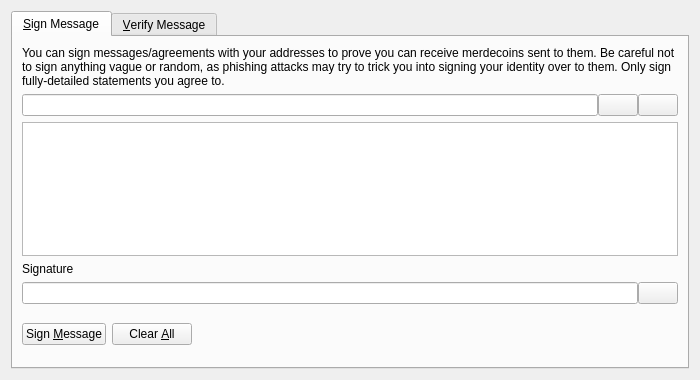
<?xml version="1.0" encoding="UTF-8"?>
<ui version="4.0">
 <class>SignVerifyMessageDialog</class>
 <widget class="QDialog" name="SignVerifyMessageDialog">
  <property name="geometry">
   <rect>
    <x>0</x>
    <y>0</y>
    <width>700</width>
    <height>380</height>
   </rect>
  </property>
  <property name="windowTitle">
   <string>Signatures - Sign / Verify a Message</string>
  </property>
  <property name="modal">
   <bool>true</bool>
  </property>
  <layout class="QVBoxLayout" name="verticalLayout">
   <item>
    <widget class="QTabWidget" name="tabWidget">
     <property name="currentIndex">
      <number>0</number>
     </property>
     <widget class="QWidget" name="tabSignMessage">
      <attribute name="title">
       <string>&amp;Sign Message</string>
      </attribute>
      <layout class="QVBoxLayout" name="verticalLayout_SM">
       <item>
        <widget class="QLabel" name="infoLabel_SM">
         <property name="text">
          <string>You can sign messages/agreements with your addresses to prove you can receive merdecoins sent to them. Be careful not to sign anything vague or random, as phishing attacks may try to trick you into signing your identity over to them. Only sign fully-detailed statements you agree to.</string>
         </property>
         <property name="textFormat">
          <enum>Qt::PlainText</enum>
         </property>
         <property name="wordWrap">
          <bool>true</bool>
         </property>
        </widget>
       </item>
       <item>
        <layout class="QHBoxLayout" name="horizontalLayout_1_SM">
         <property name="spacing">
          <number>0</number>
         </property>
         <item>
          <widget class="QValidatedLineEdit" name="addressIn_SM">
           <property name="toolTip">
            <string>The Merdecoin address to sign the message with</string>
           </property>
          </widget>
         </item>
         <item>
          <widget class="QPushButton" name="addressBookButton_SM">
           <property name="toolTip">
            <string>Choose previously used address</string>
           </property>
           <property name="text">
            <string/>
           </property>
           <property name="icon">
            <iconset resource="../merdecoin.qrc">
             <normaloff>:/icons/address-book</normaloff>:/icons/address-book</iconset>
           </property>
           <property name="shortcut">
            <string>Alt+A</string>
           </property>
           <property name="autoDefault">
            <bool>false</bool>
           </property>
          </widget>
         </item>
         <item>
          <widget class="QPushButton" name="pasteButton_SM">
           <property name="toolTip">
            <string>Paste address from clipboard</string>
           </property>
           <property name="text">
            <string/>
           </property>
           <property name="icon">
            <iconset resource="../merdecoin.qrc">
             <normaloff>:/icons/editpaste</normaloff>:/icons/editpaste</iconset>
           </property>
           <property name="shortcut">
            <string>Alt+P</string>
           </property>
           <property name="autoDefault">
            <bool>false</bool>
           </property>
          </widget>
         </item>
        </layout>
       </item>
       <item>
        <widget class="QPlainTextEdit" name="messageIn_SM">
         <property name="toolTip">
          <string>Enter the message you want to sign here</string>
         </property>
        </widget>
       </item>
       <item>
        <widget class="QLabel" name="signatureLabel_SM">
         <property name="text">
          <string>Signature</string>
         </property>
         <property name="textFormat">
          <enum>Qt::PlainText</enum>
         </property>
        </widget>
       </item>
       <item>
        <layout class="QHBoxLayout" name="horizontalLayout_2_SM">
         <property name="spacing">
          <number>0</number>
         </property>
         <item>
          <widget class="QLineEdit" name="signatureOut_SM">
           <property name="font">
            <font>
             <italic>true</italic>
            </font>
           </property>
           <property name="readOnly">
            <bool>true</bool>
           </property>
          </widget>
         </item>
         <item>
          <widget class="QPushButton" name="copySignatureButton_SM">
           <property name="toolTip">
            <string>Copy the current signature to the system clipboard</string>
           </property>
           <property name="text">
            <string/>
           </property>
           <property name="icon">
            <iconset resource="../merdecoin.qrc">
             <normaloff>:/icons/editcopy</normaloff>:/icons/editcopy</iconset>
           </property>
           <property name="autoDefault">
            <bool>false</bool>
           </property>
          </widget>
         </item>
        </layout>
       </item>
       <item>
        <layout class="QHBoxLayout" name="horizontalLayout_3_SM">
         <item>
          <widget class="QPushButton" name="signMessageButton_SM">
           <property name="toolTip">
            <string>Sign the message to prove you own this Merdecoin address</string>
           </property>
           <property name="text">
            <string>Sign &amp;Message</string>
           </property>
           <property name="icon">
            <iconset resource="../merdecoin.qrc">
             <normaloff>:/icons/edit</normaloff>:/icons/edit</iconset>
           </property>
           <property name="autoDefault">
            <bool>false</bool>
           </property>
          </widget>
         </item>
         <item>
          <widget class="QPushButton" name="clearButton_SM">
           <property name="toolTip">
            <string>Reset all sign message fields</string>
           </property>
           <property name="text">
            <string>Clear &amp;All</string>
           </property>
           <property name="icon">
            <iconset resource="../merdecoin.qrc">
             <normaloff>:/icons/remove</normaloff>:/icons/remove</iconset>
           </property>
           <property name="autoDefault">
            <bool>false</bool>
           </property>
          </widget>
         </item>
         <item>
          <spacer name="horizontalSpacer_1_SM">
           <property name="orientation">
            <enum>Qt::Horizontal</enum>
           </property>
           <property name="sizeHint" stdset="0">
            <size>
             <width>40</width>
             <height>48</height>
            </size>
           </property>
          </spacer>
         </item>
         <item>
          <widget class="QLabel" name="statusLabel_SM">
           <property name="font">
            <font>
             <weight>75</weight>
             <bold>true</bold>
            </font>
           </property>
           <property name="text">
            <string/>
           </property>
           <property name="wordWrap">
            <bool>true</bool>
           </property>
          </widget>
         </item>
         <item>
          <spacer name="horizontalSpacer_2_SM">
           <property name="orientation">
            <enum>Qt::Horizontal</enum>
           </property>
           <property name="sizeHint" stdset="0">
            <size>
             <width>40</width>
             <height>48</height>
            </size>
           </property>
          </spacer>
         </item>
        </layout>
       </item>
      </layout>
     </widget>
     <widget class="QWidget" name="tabVerifyMessage">
      <attribute name="title">
       <string>&amp;Verify Message</string>
      </attribute>
      <layout class="QVBoxLayout" name="verticalLayout_VM">
       <item>
        <widget class="QLabel" name="infoLabel_VM">
         <property name="text">
          <string>Enter the receiver's address, message (ensure you copy line breaks, spaces, tabs, etc. exactly) and signature below to verify the message. Be careful not to read more into the signature than what is in the signed message itself, to avoid being tricked by a man-in-the-middle attack. Note that this only proves the signing party receives with the address, it cannot prove sendership of any transaction!</string>
         </property>
         <property name="textFormat">
          <enum>Qt::PlainText</enum>
         </property>
         <property name="alignment">
          <set>Qt::AlignLeading|Qt::AlignLeft|Qt::AlignTop</set>
         </property>
         <property name="wordWrap">
          <bool>true</bool>
         </property>
        </widget>
       </item>
       <item>
        <layout class="QHBoxLayout" name="horizontalLayout_1_VM">
         <property name="spacing">
          <number>0</number>
         </property>
         <item>
          <widget class="QValidatedLineEdit" name="addressIn_VM">
           <property name="toolTip">
            <string>The Merdecoin address the message was signed with</string>
           </property>
          </widget>
         </item>
         <item>
          <widget class="QPushButton" name="addressBookButton_VM">
           <property name="toolTip">
            <string>Choose previously used address</string>
           </property>
           <property name="text">
            <string/>
           </property>
           <property name="icon">
            <iconset resource="../merdecoin.qrc">
             <normaloff>:/icons/address-book</normaloff>:/icons/address-book</iconset>
           </property>
           <property name="shortcut">
            <string>Alt+A</string>
           </property>
           <property name="autoDefault">
            <bool>false</bool>
           </property>
          </widget>
         </item>
        </layout>
       </item>
       <item>
        <widget class="QPlainTextEdit" name="messageIn_VM"/>
       </item>
       <item>
        <widget class="QValidatedLineEdit" name="signatureIn_VM"/>
       </item>
       <item>
        <layout class="QHBoxLayout" name="horizontalLayout_2_VM">
         <item>
          <widget class="QPushButton" name="verifyMessageButton_VM">
           <property name="toolTip">
            <string>Verify the message to ensure it was signed with the specified Merdecoin address</string>
           </property>
           <property name="text">
            <string>Verify &amp;Message</string>
           </property>
           <property name="icon">
            <iconset resource="../merdecoin.qrc">
             <normaloff>:/icons/transaction_0</normaloff>:/icons/transaction_0</iconset>
           </property>
           <property name="autoDefault">
            <bool>false</bool>
           </property>
          </widget>
         </item>
         <item>
          <widget class="QPushButton" name="clearButton_VM">
           <property name="toolTip">
            <string>Reset all verify message fields</string>
           </property>
           <property name="text">
            <string>Clear &amp;All</string>
           </property>
           <property name="icon">
            <iconset resource="../merdecoin.qrc">
             <normaloff>:/icons/remove</normaloff>:/icons/remove</iconset>
           </property>
           <property name="autoDefault">
            <bool>false</bool>
           </property>
          </widget>
         </item>
         <item>
          <spacer name="horizontalSpacer_1_VM">
           <property name="orientation">
            <enum>Qt::Horizontal</enum>
           </property>
           <property name="sizeHint" stdset="0">
            <size>
             <width>40</width>
             <height>48</height>
            </size>
           </property>
          </spacer>
         </item>
         <item>
          <widget class="QLabel" name="statusLabel_VM">
           <property name="font">
            <font>
             <weight>75</weight>
             <bold>true</bold>
            </font>
           </property>
           <property name="text">
            <string/>
           </property>
           <property name="wordWrap">
            <bool>true</bool>
           </property>
          </widget>
         </item>
         <item>
          <spacer name="horizontalSpacer_2_VM">
           <property name="orientation">
            <enum>Qt::Horizontal</enum>
           </property>
           <property name="sizeHint" stdset="0">
            <size>
             <width>40</width>
             <height>48</height>
            </size>
           </property>
          </spacer>
         </item>
        </layout>
       </item>
      </layout>
     </widget>
    </widget>
   </item>
  </layout>
 </widget>
 <customwidgets>
  <customwidget>
   <class>QValidatedLineEdit</class>
   <extends>QLineEdit</extends>
   <header>qt/qvalidatedlineedit.h</header>
  </customwidget>
 </customwidgets>
 <resources>
  <include location="../merdecoin.qrc"/>
 </resources>
 <connections/>
</ui>
